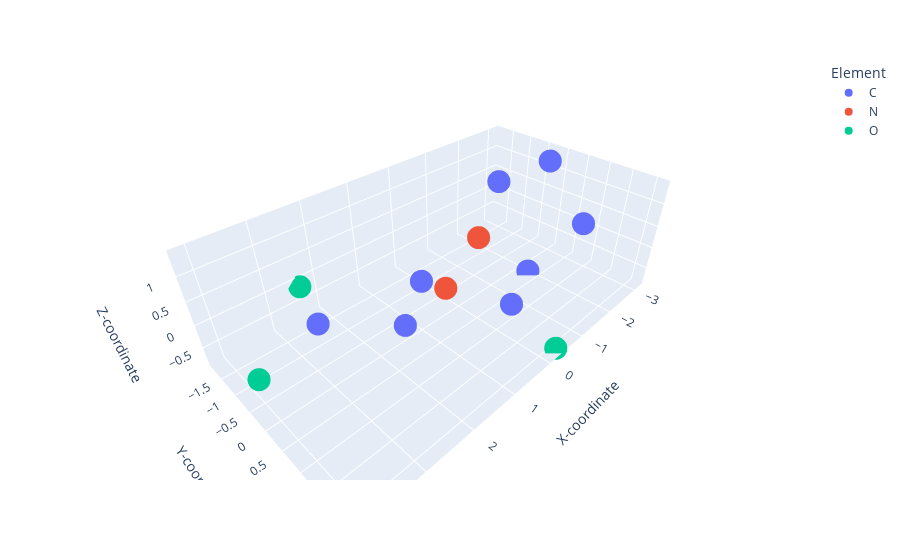

The notebook cell saved with this chart:
### Code cell
#visualize the conformer
globals()[f'{dipep_conformer}_df'], globals()[f'{dipep_conformer}_fig']= vaa.conf_visualization(dipep_conformer)
globals()[f'{dipep_conformer}_fig'].show()

### Figure 1 — Plotly figure (JSON) as saved in the notebook; plotly's stock layout.template omitted (floating-point values rounded to 4 significant figures)
{"data": [{"customdata": [["1", "C"], ["3", "C"], ["4", "C"], ["6", "C"], ["7", "C"], ["10", "C"], ["11", "C"], ["13", "C"]], "hovertemplate": "Element=%{customdata[1]}<br>X-coordinate=%{x}<br>Y-coordinate=%{y}<br>Z-coordinate=%{z}<br>Atom Index=%{customdata[0]}<extra></extra>", "legendgroup": "C", "marker": {"color": "#636efa", "symbol": "circle"}, "mode": "markers", "name": "C", "scene": "scene", "showlegend": true, "type": "scatter3d", "x": [-2.955, -1.883, -0.5011, -2.94, -3.104, 1.829, 2.745, 2.041], "y": [-1.543, 0.2837, 0.9255, 0.844, -0.2825, 0.5209, -0.6833, 1.202], "z": [0.326, -0.8407, -0.6166, 0.1495, 1.184, 0.0421, -0.1059, 1.412]}, {"customdata": [["2", "N"], ["9", "N"]], "hovertemplate": "Element=%{customdata[1]}<br>X-coordinate=%{x}<br>Y-coordinate=%{y}<br>Z-coordinate=%{z}<br>Atom Index=%{customdata[0]}<extra></extra>", "legendgroup": "N", "marker": {"color": "#EF553B", "symbol": "circle"}, "mode": "markers", "name": "N", "scene": "scene", "showlegend": true, "type": "scatter3d", "x": [-1.878, 0.4614], "y": [-1.178, 0.08779], "z": [-0.6164, -0.1605]}, {"customdata": [["5", "O"], ["12", "O"], ["14", "O"]], "hovertemplate": "Element=%{customdata[1]}<br>X-coordinate=%{x}<br>Y-coordinate=%{y}<br>Z-coordinate=%{z}<br>Atom Index=%{customdata[0]}<extra></extra>", "legendgroup": "O", "marker": {"color": "#00cc96", "symbol": "circle"}, "mode": "markers", "name": "O", "scene": "scene", "showlegend": true, "type": "scatter3d", "x": [-0.3151, 2.388, 4.045], "y": [2.123, -1.843, -0.3155], "z": [-0.8437, -0.1278, -0.1841]}], "layout": {"autosize": true, "legend": {"title": {"text": "Element"}, "tracegroupgap": 0}, "margin": {"t": 60}, "scene": {"aspectmode": "auto", "aspectratio": {"x": 1.788, "y": 0.9918, "z": 0.5641}, "domain": {"x": [0, 1], "y": [0, 1]}, "xaxis": {"title": {"text": "X-coordinate"}, "type": "linear"}, "yaxis": {"title": {"text": "Y-coordinate"}, "type": "linear"}, "zaxis": {"title": {"text": "Z-coordinate"}, "type": "linear"}}}}
